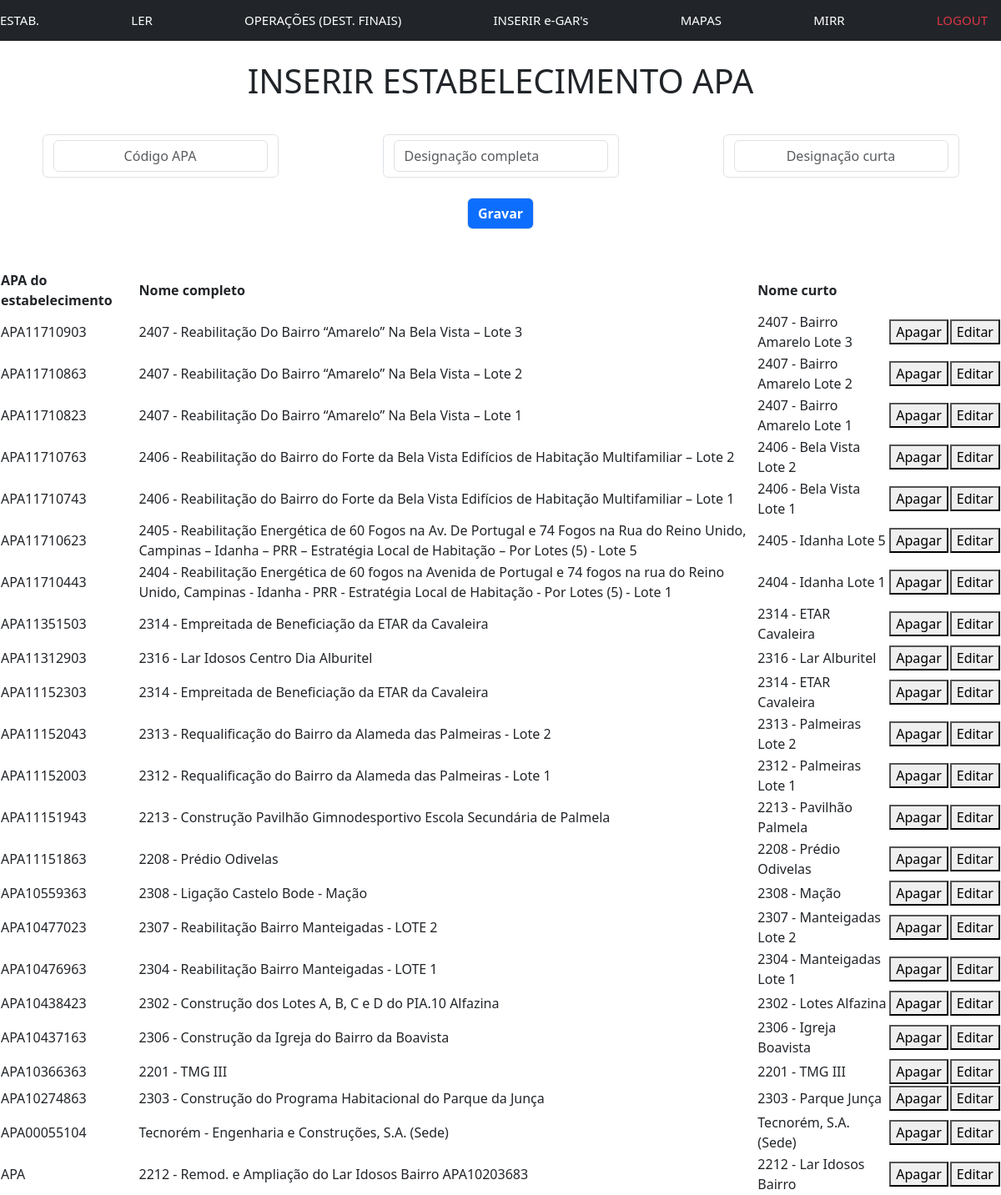
The app's page /establishments (signed in) with its own data.
### tables this page shows
CREATE TABLE apa_code_contract(
        id INTEGER PRIMARY KEY AUTOINCREMENT NOT NULL,
        apa_code TEXT NOT NULL,
        contract_full TEXT NOT NULL,
        contract_short TEXT NOT NULL
    );

### app.py (the view, shortened to what this page needs)
@app.route("/establishments", methods=["GET", "POST"])
@login_required
def establishments():
    if request.method == "GET":
        all_estab = db.execute("SELECT id,apa_code,contract_full,contract_short \
            FROM apa_code_contract ORDER BY apa_code DESC")
        return render_template("establishments.html", all_estab=all_estab)

### helpers.py (called while the page is built)
def login_required(f):
    @wraps(f)
    def decorated_function(*args, **kwargs):
        if session.get("user_id") is None:
            return redirect("/login")
        return f(*args, **kwargs)
    return decorated_function

### templates/establishments.html (shortened to what this page needs)
{% extends "layout.html" %}
{% block main %}
<br>
<p class="display-6 text-center"> INSERIR ESTABELECIMENTO APA</p>
<br>
<form action="/establishments" method="post">
    <div class="row justify-content-center">
        <div class="form-control mx-auto w-auto ">
            <input autocomplete="off" autofocus class="form-control text-center mx-auto w-auto" name="apa_code" placeholder="Código APA"
                type="text">
        </div>
        <div class="form-control mx-auto w-auto ">
            <input autocomplete="off" class="form-control w-3x" name="nome_estab"
                placeholder="Designação completa" type="text">
        </div>
        <div class="form-control mx-auto w-auto ">
            <input autocomplete="off" class="form-control text-center mx-auto w-auto" name="nome_estab_curto"
                placeholder="Designação curta" type="text">
        </div>
    </div>
    <br>
    <button class="form-control text-white fw-bold mx-auto w-auto bg-primary" type="submit">Gravar</button>
    <br>
</form>
<br>
<table style="width:100%">
    <thead>
        <tr>
            <th>APA do estabelecimento</th>
            <th>Nome completo</th>
            <th>Nome curto</th>
        </tr>
    </thead>
    <tbody>
        {% for row in all_estab %}
        <tr>
            <td>{{ row.apa_code }}</td>
            <td>{{ row.contract_full }}</td>
            <td>{{ row.contract_short }}</td>
            <td>
                <button class="delete_button" onclick="showConfirmDelete('{{ row.id }}')">Apagar</button>
            </td>
            <td>
                <button class="edit_button" onclick="showEditForm('{{ row.apa_code }}')">Editar</button>
            </td>
        </tr>
        {% endfor %}
    </tbody>
</table>
{% endblock %}

### templates/layout.html (shortened to what this page needs)
<!DOCTYPE html>
<html lang="en">
    <head>
        <link rel="stylesheet" type="text/css" href="static/style.css">
        <link href="https://cdn.jsdelivr.net/npm/bootstrap@5.3.3/dist/css/bootstrap.min.css" rel="stylesheet">
    </head>
    <body>
        <nav>
            <div>
                <div>
                    {% if session["user_id"] %}
                    <nav class="navbar navbar-dark bg-dark">
                        <a class="navbar-brand" href="/establishments">ESTAB.</a>
                        <a class="navbar-brand" href="/codler_description">LER</a>
                        <a class="navbar-brand" href="/operation_description">OPERAÇÕES (DEST. FINAIS)</a>
                        <a class="navbar-brand" href="/insert">INSERIR e-GAR's</a>
                        <a class="navbar-brand" href="/history">MAPAS</a>
                        <a class="navbar-brand" href="/mirr">MIRR</a>
                        <a class="navbar-brand text-danger" href="/logout">LOGOUT</a>
                    </nav>
                    {% endif %}
                </div>
            </div>
        </nav>
            {% block main %}{% endblock %}
    </body>
</html>

### static/style.css (style rules this page uses)
nav .navbar-brand { font-size: 15px; }

### records on screen
apa_code_contract: apa_code "APA11710903", contract_full "2407 - Reabilitação Do Bairro “Amarelo” Na Bela Vista – Lote 3", contract_short "2407 - Bairro Amarelo Lote 3"
apa_code_contract: apa_code "APA11710863", contract_full "2407 - Reabilitação Do Bairro “Amarelo” Na Bela Vista – Lote 2", contract_short "2407 - Bairro Amarelo Lote 2"
apa_code_contract: apa_code "APA11710823", contract_full "2407 - Reabilitação Do Bairro “Amarelo” Na Bela Vista – Lote 1", contract_short "2407 - Bairro Amarelo Lote 1"
apa_code_contract: apa_code "APA11710763", contract_full "2406 - Reabilitação do Bairro do Forte da Bela Vista Edifícios de Habitação Multifamiliar – Lote 2", contract_short "2406 - Bela Vista Lote 2"
apa_code_contract: apa_code "APA11710743", contract_full "2406 - Reabilitação do Bairro do Forte da Bela Vista Edifícios de Habitação Multifamiliar – Lote 1", contract_short "2406 - Bela Vista Lote 1"
apa_code_contract: apa_code "APA11710623", contract_full "2405 - Reabilitação Energética de 60 Fogos na Av. De Portugal e 74 Fogos na Rua do Reino Unido, Campinas – Idanha – PRR – Estratégia Local de Habitação – Por Lotes (5) - Lote 5", contract_short "2405 - Idanha Lote 5"
apa_code_contract: apa_code "APA11710443", contract_full "2404 - Reabilitação Energética de 60 fogos na Avenida de Portugal e 74 fogos na rua do Reino Unido, Campinas - Idanha - PRR - Estratégia Local de Habitação - Por Lotes (5) - Lote 1", contract_short "2404 - Idanha Lote 1"
apa_code_contract: apa_code "APA11351503", contract_full "2314 - Empreitada de Beneficiação da ETAR da Cavaleira", contract_short "2314 - ETAR Cavaleira"
apa_code_contract: apa_code "APA11312903", contract_full "2316 - Lar Idosos Centro Dia Alburitel", contract_short "2316 - Lar Alburitel"
apa_code_contract: apa_code "APA11152303", contract_full "2314 - Empreitada de Beneficiação da ETAR da Cavaleira", contract_short "2314 - ETAR Cavaleira"
apa_code_contract: apa_code "APA11152043", contract_full "2313 - Requalificação do Bairro da Alameda das Palmeiras - Lote 2", contract_short "2313 - Palmeiras Lote 2"
apa_code_contract: apa_code "APA11152003", contract_full "2312 - Requalificação do Bairro da Alameda das Palmeiras - Lote 1", contract_short "2312 - Palmeiras Lote 1"
apa_code_contract: apa_code "APA11151943", contract_full "2213 - Construção Pavilhão Gimnodesportivo Escola Secundária de Palmela", contract_short "2213 - Pavilhão Palmela"
apa_code_contract: apa_code "APA11151863", contract_full "2208 - Prédio Odivelas", contract_short "2208 - Prédio Odivelas"
apa_code_contract: apa_code "APA10559363", contract_full "2308 - Ligação Castelo Bode - Mação", contract_short "2308 - Mação"
apa_code_contract: apa_code "APA10477023", contract_full "2307 - Reabilitação Bairro Manteigadas - LOTE 2", contract_short "2307 - Manteigadas Lote 2"
apa_code_contract: apa_code "APA10476963", contract_full "2304 - Reabilitação Bairro Manteigadas - LOTE 1", contract_short "2304 - Manteigadas Lote 1"
apa_code_contract: apa_code "APA10438423", contract_full "2302 - Construção dos Lotes A, B, C e D do PIA.10 Alfazina", contract_short "2302 - Lotes Alfazina"
apa_code_contract: apa_code "APA10437163", contract_full "2306 - Construção da Igreja do Bairro da Boavista", contract_short "2306 - Igreja Boavista"
apa_code_contract: apa_code "APA10366363", contract_full "2201 - TMG III", contract_short "2201 - TMG III"
apa_code_contract: apa_code "APA10274863", contract_full "2303 - Construção do Programa Habitacional do Parque da Junça", contract_short "2303 - Parque Junça"
apa_code_contract: apa_code "APA00055104", contract_full "Tecnorém - Engenharia e Construções, S.A. (Sede)", contract_short "Tecnorém, S.A. (Sede)"
apa_code_contract: apa_code "APA", contract_full "2212 - Remod. e Ampliação do Lar Idosos Bairro APA10203683", contract_short "2212 - Lar Idosos Bairro"
